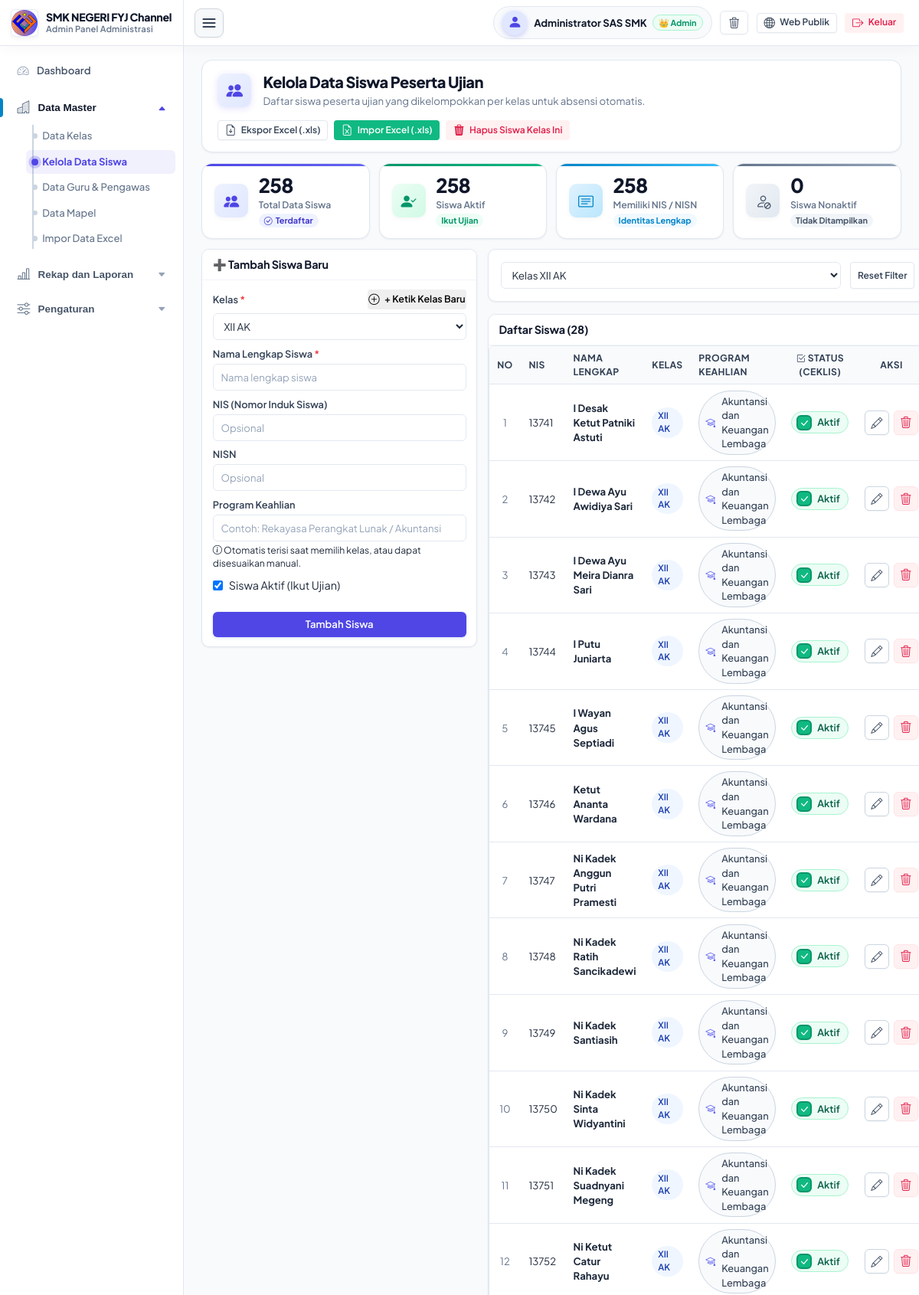
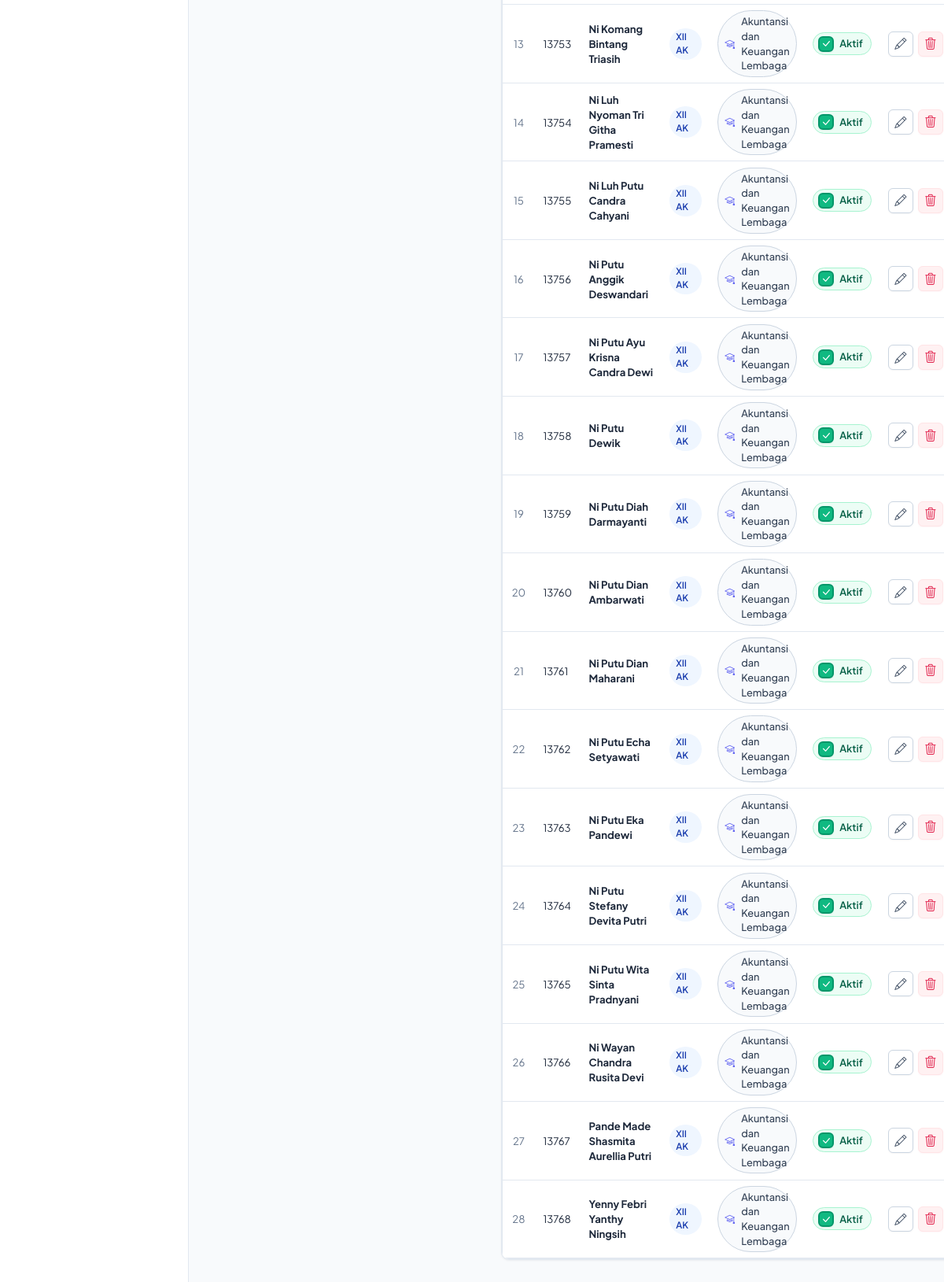
The app's page /admin/siswa.php?class_id=15 (signed in) with its own data (2 pictures, top to bottom).
### tables this page shows
CREATE TABLE siswa (
    id INTEGER PRIMARY KEY AUTOINCREMENT,
    class_id INTEGER NOT NULL,
    nis VARCHAR(30) DEFAULT '',
    nisn VARCHAR(30) DEFAULT '',
    nama VARCHAR(150) NOT NULL,
    aktif INTEGER DEFAULT 1,
    created_at DATETIME,
    updated_at DATETIME
, nama_kelas VARCHAR(50) DEFAULT '', program_keahlian VARCHAR(100) DEFAULT '');

CREATE TABLE kelas (
    id INTEGER PRIMARY KEY AUTOINCREMENT,
    nama_kelas VARCHAR(50) NOT NULL,
    tingkat VARCHAR(10) DEFAULT 'XII',
    program_keahlian VARCHAR(100) DEFAULT '',
    aktif INTEGER DEFAULT 1,
    created_at DATETIME,
    updated_at DATETIME
);

### admin/siswa.php (the view, shortened to what the rows shown need)
<?php
$selectedClassId = (int)($_GET['class_id'] ?? 0);
$whereSql = "1=1";
$params = [];
if ($selectedClassId > 0) {
    $whereSql .= " AND s.class_id = :cid";
    $params['cid'] = $selectedClassId;
}
$students = dbFetchAll("
    SELECT s.*, k.nama_kelas,
           COALESCE(NULLIF(s.program_keahlian, ''), k.program_keahlian, '-') AS display_program_keahlian
    FROM siswa s
    LEFT JOIN kelas k ON s.class_id = k.id
    WHERE {$whereSql}
    ORDER BY k.nama_kelas ASC, s.nama ASC
", $params);
require_once __DIR__ . '/layout_header.php';
?>
<div class="page-header-card">
    <div class="page-header-content">
        <div>
            <h1 class="page-header-title">Kelola Data Siswa Peserta Ujian</h1>
        </div>
    </div>
</div>
<div class="split-layout" style="height: auto;">
    <div style="flex: 1;">
        <div class="card">
            <div class="card-body" style="padding: 0;">
                <div class="table-responsive">
                    <table class="table">
                        <thead>
                            <tr>
                                <th style="width: 40px; text-align: center;">No</th>
                                <th style="width: 90px;">NIS</th>
                                <th>Nama Lengkap</th>
                                <th>Kelas</th>
                                <th>Program Keahlian</th>
                                <th style="text-align: center; width: 140px;"><i class="bi bi-check2-square"></i> Status (Ceklis)</th>
                                <th style="text-align: center; width: 105px;">AKSI</th>
                            </tr>
                        </thead>
                        <tbody>
                            <?php if (empty($students)): ?>
                                <tr>
                                    <td colspan="7" style="text-align: center; color: var(--text-muted); padding: 1.5rem;">
                                        Tidak ada data siswa ditemukan.
                                    </td>
                                </tr>
                            <?php else: ?>
                                <?php foreach ($students as $idx => $s): ?>
                                    <tr>
                                        <td style="text-align: center; color: var(--text-muted);"><?= $idx + 1 ?></td>
                                        <td><?= htmlspecialchars($s['nis'] ?: '-') ?></td>
                                        <td><strong><?= htmlspecialchars($s['nama']) ?></strong></td>
                                        <td><span class="badge badge-info"><?= htmlspecialchars($s['nama_kelas'] ?? '-') ?></span></td>
                                        <td>
                                            <?php $progK = !empty($s['program_keahlian']) ? $s['program_keahlian'] : ($s['display_program_keahlian'] ?? '-'); ?>
                                            <?php if ($progK !== '-' && $progK !== ''): ?>
                                                <span class="badge" style="background: #f8fafc; color: #334155; border: 1px solid #cbd5e1; font-weight: 500; font-size: 0.8rem; padding: 0.25rem 0.5rem;">
                                                    <i class="bi bi-mortarboard" style="color: #6366f1; margin-right: 4px;"></i><?= htmlspecialchars($progK) ?>
                                                </span>
                                            <?php else: ?>
                                                <span style="color: #94a3b8;">-</span>
                                            <?php endif; ?>
                                        </td>
                                        <td style="text-align: center;">
                                            <label class="ceklis-status-pill <?= $s['aktif'] ? 'is-active' : 'is-inactive' ?>"
                                                   id="ceklis_box_siswa_<?= $s['id'] ?>"
                                                   title="Klik ceklis untuk mengubah status aktif/nonaktif siswa">
                                                <span class="ceklis-box">
                                                    <i class="bi bi-check-lg ceklis-check-icon"></i>
                                                </span>
                                                <span class="ceklis-text" id="ceklis_text_siswa_<?= $s['id'] ?>">
                                                    <?= $s['aktif'] ? 'Aktif' : 'Nonaktif' ?>
                                                </span>
                                            </label>
                                        </td>
                                        <td style="text-align: center; white-space: nowrap;">
                                            <div class="action-btn-group">
                                                <a href="/admin/siswa.php?edit=<?= $s['id'] ?>&class_id=<?= $selectedClassId ?>" class="btn-icon-action btn-icon-edit" title="Edit Data Siswa">
                                                    <i class="bi bi-pencil"></i>
                                                </a>
                                                <form method="POST" action="/admin/siswa.php" style="display: inline; margin: 0;"
                                                      onsubmit="return confirm('Hapus siswa <?= htmlspecialchars($s['nama'], ENT_QUOTES) ?>?')">
                                                    <button type="submit" class="btn-icon-action btn-icon-delete" title="Hapus Siswa">
                                                        <i class="bi bi-trash3"></i>
                                                    </button>
                                                </form>
                                            </div>
                                        </td>
                                    </tr>
                                <?php endforeach; ?>
                            <?php endif; ?>
                        </tbody>
                    </table>
                </div>
            </div>
        </div>
    </div>
</div>
<?php require_once __DIR__ . '/layout_footer.php'; ?>

### records on screen
siswa: nis "13741", nama "I Desak Ketut Patniki Astuti", kelas.nama_kelas "XII AK", progK "Akuntansi dan Keuangan Lembaga", aktif "Aktif"
siswa: nis "13742", nama "I Dewa Ayu Awidiya Sari", kelas.nama_kelas "XII AK", progK "Akuntansi dan Keuangan Lembaga", aktif "Aktif"
siswa: nis "13743", nama "I Dewa Ayu Meira Dianra Sari", kelas.nama_kelas "XII AK", progK "Akuntansi dan Keuangan Lembaga", aktif "Aktif"
siswa: nis "13744", nama "I Putu Juniarta", kelas.nama_kelas "XII AK", progK "Akuntansi dan Keuangan Lembaga", aktif "Aktif"
siswa: nis "13745", nama "I Wayan Agus Septiadi", kelas.nama_kelas "XII AK", progK "Akuntansi dan Keuangan Lembaga", aktif "Aktif"
siswa: nis "13746", nama "Ketut Ananta Wardana", kelas.nama_kelas "XII AK", progK "Akuntansi dan Keuangan Lembaga", aktif "Aktif"
siswa: nis "13747", nama "Ni Kadek Anggun Putri Pramesti", kelas.nama_kelas "XII AK", progK "Akuntansi dan Keuangan Lembaga", aktif "Aktif"
siswa: nis "13748", nama "Ni Kadek Ratih Sancikadewi", kelas.nama_kelas "XII AK", progK "Akuntansi dan Keuangan Lembaga", aktif "Aktif"
siswa: nis "13749", nama "Ni Kadek Santiasih", kelas.nama_kelas "XII AK", progK "Akuntansi dan Keuangan Lembaga", aktif "Aktif"
siswa: nis "13750", nama "Ni Kadek Sinta Widyantini", kelas.nama_kelas "XII AK", progK "Akuntansi dan Keuangan Lembaga", aktif "Aktif"
siswa: nis "13751", nama "Ni Kadek Suadnyani Megeng", kelas.nama_kelas "XII AK", progK "Akuntansi dan Keuangan Lembaga", aktif "Aktif"
siswa: nis "13752", nama "Ni Ketut Catur Rahayu", kelas.nama_kelas "XII AK", progK "Akuntansi dan Keuangan Lembaga", aktif "Aktif"
siswa: nis "13753", nama "Ni Komang Bintang Triasih", kelas.nama_kelas "XII AK", progK "Akuntansi dan Keuangan Lembaga", aktif "Aktif"
siswa: nis "13754", nama "Ni Luh Nyoman Tri Githa Pramesti", kelas.nama_kelas "XII AK", progK "Akuntansi dan Keuangan Lembaga", aktif "Aktif"
siswa: nis "13755", nama "Ni Luh Putu Candra Cahyani", kelas.nama_kelas "XII AK", progK "Akuntansi dan Keuangan Lembaga", aktif "Aktif"
siswa: nis "13756", nama "Ni Putu Anggik Deswandari", kelas.nama_kelas "XII AK", progK "Akuntansi dan Keuangan Lembaga", aktif "Aktif"
siswa: nis "13757", nama "Ni Putu Ayu Krisna Candra Dewi", kelas.nama_kelas "XII AK", progK "Akuntansi dan Keuangan Lembaga", aktif "Aktif"
siswa: nis "13758", nama "Ni Putu Dewik", kelas.nama_kelas "XII AK", progK "Akuntansi dan Keuangan Lembaga", aktif "Aktif"
siswa: nis "13759", nama "Ni Putu Diah Darmayanti", kelas.nama_kelas "XII AK", progK "Akuntansi dan Keuangan Lembaga", aktif "Aktif"
siswa: nis "13760", nama "Ni Putu Dian Ambarwati", kelas.nama_kelas "XII AK", progK "Akuntansi dan Keuangan Lembaga", aktif "Aktif"
siswa: nis "13761", nama "Ni Putu Dian Maharani", kelas.nama_kelas "XII AK", progK "Akuntansi dan Keuangan Lembaga", aktif "Aktif"
siswa: nis "13762", nama "Ni Putu Echa Setyawati", kelas.nama_kelas "XII AK", progK "Akuntansi dan Keuangan Lembaga", aktif "Aktif"
siswa: nis "13763", nama "Ni Putu Eka Pandewi", kelas.nama_kelas "XII AK", progK "Akuntansi dan Keuangan Lembaga", aktif "Aktif"
siswa: nis "13764", nama "Ni Putu Stefany Devita Putri", kelas.nama_kelas "XII AK", progK "Akuntansi dan Keuangan Lembaga", aktif "Aktif"
siswa: nis "13765", nama "Ni Putu Wita Sinta Pradnyani", kelas.nama_kelas "XII AK", progK "Akuntansi dan Keuangan Lembaga", aktif "Aktif"
siswa: nis "13766", nama "Ni Wayan Chandra Rusita Devi", kelas.nama_kelas "XII AK", progK "Akuntansi dan Keuangan Lembaga", aktif "Aktif"
siswa: nis "13767", nama "Pande Made Shasmita Aurellia Putri", kelas.nama_kelas "XII AK", progK "Akuntansi dan Keuangan Lembaga", aktif "Aktif"
siswa: nis "13768", nama "Yenny Febri Yanthy Ningsih", kelas.nama_kelas "XII AK", progK "Akuntansi dan Keuangan Lembaga", aktif "Aktif"

### other values on screen
$namaSekolah "SMK NEGERI FYJ Channel"
$_SESSION['admin_name'] "Administrator SAS SMK"
$totalSiswaGlobal "258"
$aktifSiswaCount "258"
$nisSiswaCount "258"
$nonaktifSiswaCount "0"
count($students) "28"
form field class_id "XII AK"
